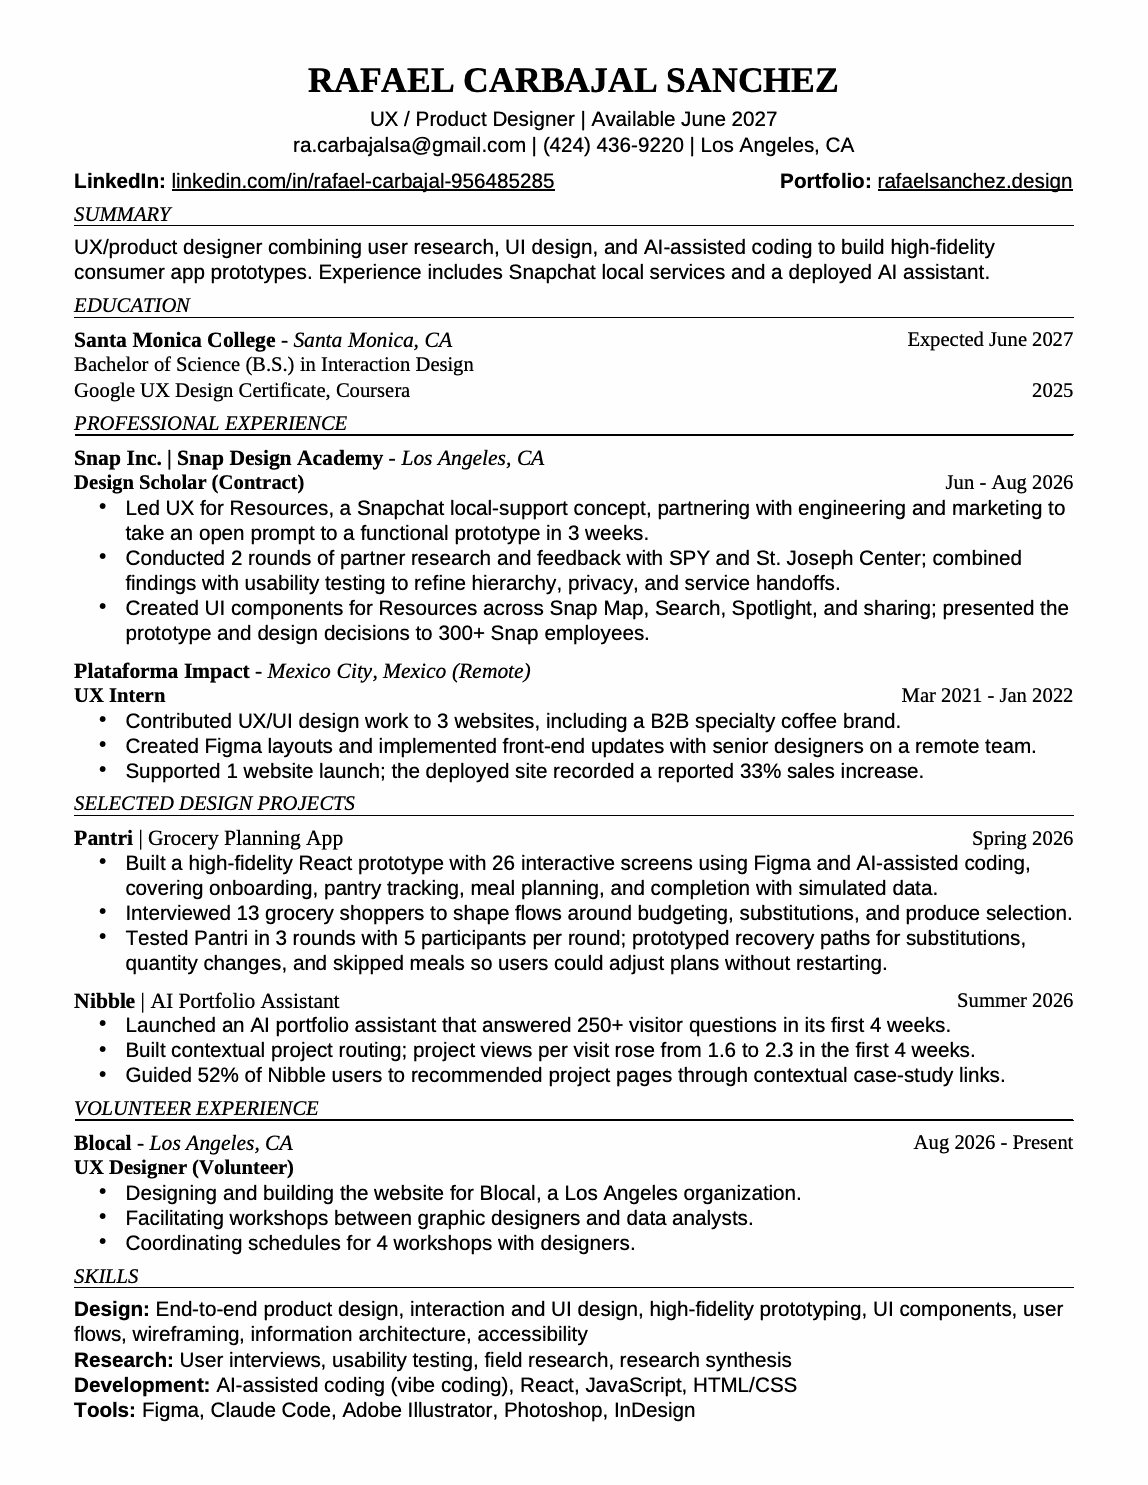

This figure's Python source:
from pathlib import Path
import pdfplumber
from reportlab.pdfgen import canvas
from reportlab.pdfbase import pdfmetrics
from reportlab.pdfbase.ttfonts import TTFont
from reportlab.lib.styles import ParagraphStyle
from reportlab.platypus import Paragraph
F=Path('/Users/rafaelcarbajal/.cache/codex-runtimes/codex-primary-runtime/dependencies/native/libreoffice-headless/libreoffice/LibreOfficeDev.app/Contents/Resources/fonts/truetype')
for fam in ['Sans','Serif']:
 for suffix in ['Regular','Bold','Italic','BoldItalic']:
  pdfmetrics.registerFont(TTFont(f'{fam}-{suffix}',str(F/f'Liberation{fam}-{suffix}.ttf')))
 pdfmetrics.registerFontFamily(f'{fam}-Regular',normal=f'{fam}-Regular',bold=f'{fam}-Bold',italic=f'{fam}-Italic',boldItalic=f'{fam}-BoldItalic')
out='output/pdf/Rafael_Carbajal_TikTok_Resume_Achievements.pdf'
c=canvas.Canvas(out,pagesize=(612,792));c.setTitle('Rafael Carbajal Sanchez - TikTok Creative Design Intern');c.setAuthor('Rafael Carbajal Sanchez')
L,R=39.7,572.4; y=34

def para(text,font='Sans-Regular',size=11,leading=13.4,x=L,width=None,after=0):
 global y
 p=Paragraph(text,ParagraphStyle('p',fontName=font,fontSize=size,leading=leading,textColor='black'))
 w,h=p.wrap(width or R-x,1000);p.drawOn(c,x,792-y-h);y+=h+after
 return h

def row(left,right='',font='Serif-Regular',size=11):
 global y
 para(left,font,size,13.6,width=420)
 if right:
  c.setFont('Serif-Regular',11);c.drawRightString(R,792-y+2.4,right)

def section(t):
 global y
 y+=4
 para(t,'Serif-Italic',11,13)
 c.setLineWidth(.75);c.line(L,792-y-1,R,792-y-1);y+=5

def bullet(t):
 global y
 base=y
 para(t,x=67,width=R-67,leading=13.4)
 c.setFont('Sans-Regular',11);c.drawString(53,792-base-10.1,'•')

c.setFont('Serif-Bold',19);c.drawCentredString(306,743,'RAFAEL CARBAJAL SANCHEZ')
c.setFont('Sans-Regular',11);c.drawCentredString(306,725,'UX / Product Designer | Available June 2027')
contact='ra.carbajalsa@gmail.com | (424) 436-9220 | Los Angeles, CA'
c.drawCentredString(306,711,contact)
y=89
para('<b>LinkedIn:</b> <u><link href="https://linkedin.com/in/rafael-carbajal-956485285">linkedin.com/in/rafael-carbajal-956485285</link></u>',width=345)
y=89
para('<b>Portfolio:</b> <u><link href="https://rafaelsanchez.design">rafaelsanchez.design</link></u>',x=416,width=R-416)
c.linkURL('mailto:ra.carbajalsa@gmail.com',(156,708,281,721),thickness=0)
section('SUMMARY')
para('UX/product designer combining user research, UI design, and AI-assisted coding to build high-fidelity consumer app prototypes. Experience includes Snapchat local services and a deployed AI assistant.')
section('EDUCATION')
row('<b>Santa Monica College</b> - <i>Santa Monica, CA</i>','Expected June 2027',size=11.5)
para('Bachelor of Science (B.S.) in Interaction Design','Serif-Regular',11,13.6)
row('Google UX Design Certificate, Coursera','2025')
section('PROFESSIONAL EXPERIENCE')
row('<b>Snap Inc. | Snap Design Academy</b> - <i>Los Angeles, CA</i>',size=11.5)
row('<b>Design Scholar (Contract)</b>','Jun - Aug 2026')
bullet('Led UX for Resources, a Snapchat local-support concept, partnering with engineering and marketing to take an open prompt to a functional prototype in 3 weeks.')
bullet('Conducted 2 rounds of partner research and feedback with SPY and St. Joseph Center; combined findings with usability testing to refine hierarchy, privacy, and service handoffs.')
bullet('Created UI components for Resources across Snap Map, Search, Spotlight, and sharing; presented the prototype and design decisions to 300+ Snap employees.')
y+=6
row('<b>Plataforma Impact</b> - <i>Mexico City, Mexico (Remote)</i>',size=11.5)
row('<b>UX Intern</b>','Mar 2021 - Jan 2022')
bullet('Contributed UX/UI design work to 3 websites, including a B2B specialty coffee brand.')
bullet('Created Figma layouts and implemented front-end updates with senior designers on a remote team.')
bullet('Supported 1 website launch; the deployed site recorded a reported 33% sales increase.')
section('SELECTED DESIGN PROJECTS')
row('<b>Pantri</b> | Grocery Planning App','Spring 2026',size=11.5)
bullet('Built a high-fidelity React prototype with 26 interactive screens using Figma and AI-assisted coding, covering onboarding, pantry tracking, meal planning, and completion with simulated data.')
bullet('Interviewed 13 grocery shoppers to shape flows around budgeting, substitutions, and produce selection.')
bullet('Tested Pantri in 3 rounds with 5 participants per round; prototyped recovery paths for substitutions, quantity changes, and skipped meals so users could adjust plans without restarting.')
y+=6
row('<b>Nibble</b> | AI Portfolio Assistant','Summer 2026',size=11.5)
bullet('Launched an AI portfolio assistant that answered 250+ visitor questions in its first 4 weeks.')
bullet('Built contextual project routing; project views per visit rose from 1.6 to 2.3 in the first 4 weeks.')
bullet('Guided 52% of Nibble users to recommended project pages through contextual case-study links.')
section('VOLUNTEER EXPERIENCE')
row('<b>Blocal</b> - <i>Los Angeles, CA</i>','Aug 2026 - Present',size=11.5)
row('<b>UX Designer (Volunteer)</b>')
bullet('Designing and building the website for Blocal, a Los Angeles organization.')
bullet('Facilitating workshops between graphic designers and data analysts.')
bullet('Coordinating schedules for 4 workshops with designers.')
section('SKILLS')
para('<b>Design:</b> End-to-end product design, interaction and UI design, high-fidelity prototyping, UI components, user flows, wireframing, information architecture, accessibility')
para('<b>Research:</b> User interviews, usability testing, field research, research synthesis')
para('<b>Development:</b> AI-assisted coding (vibe coding), React, JavaScript, HTML/CSS')
para('<b>Tools:</b> Figma, Claude Code, Adobe Illustrator, Photoshop, InDesign')
assert y<764,y
c.showPage();c.save();print('BOTTOM',y)
with pdfplumber.open(out) as d:
 assert len(d.pages)==1
 p=d.pages[0];p.to_image(resolution=135).save('tmp/pdfs/achievements.png')
 print(p.extract_text());print('LINKS',len(p.hyperlinks))
